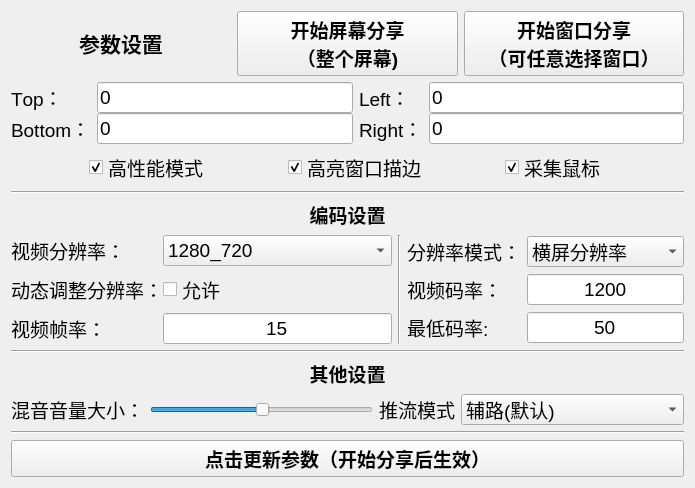
<?xml version="1.0" encoding="UTF-8"?>
<ui version="4.0">
 <class>TestScreenShareSettingDialog</class>
 <widget class="QDialog" name="TestScreenShareSettingDialog">
  <property name="geometry">
   <rect>
    <x>0</x>
    <y>0</y>
    <width>695</width>
    <height>458</height>
   </rect>
  </property>
  <property name="font">
   <font>
    <pointsize>14</pointsize>
    <kerning>false</kerning>
   </font>
  </property>
  <property name="windowTitle">
   <string>屏幕分享</string>
  </property>
  <layout class="QVBoxLayout" name="verticalLayout">
   <item>
    <layout class="QHBoxLayout" name="horizontalLayout_4">
     <item>
      <widget class="QLabel" name="areSetting">
       <property name="sizePolicy">
        <sizepolicy hsizetype="Expanding" vsizetype="Fixed">
         <horstretch>0</horstretch>
         <verstretch>0</verstretch>
        </sizepolicy>
       </property>
       <property name="font">
        <font>
         <pointsize>16</pointsize>
         <weight>75</weight>
         <italic>false</italic>
         <bold>true</bold>
         <kerning>false</kerning>
        </font>
       </property>
       <property name="text">
        <string>参数设置</string>
       </property>
       <property name="alignment">
        <set>Qt::AlignCenter</set>
       </property>
      </widget>
     </item>
     <item>
      <widget class="QPushButton" name="btSharingAllScreen">
       <property name="enabled">
        <bool>true</bool>
       </property>
       <property name="sizePolicy">
        <sizepolicy hsizetype="Expanding" vsizetype="Preferred">
         <horstretch>0</horstretch>
         <verstretch>0</verstretch>
        </sizepolicy>
       </property>
       <property name="font">
        <font>
         <pointsize>14</pointsize>
         <weight>75</weight>
         <bold>true</bold>
         <kerning>false</kerning>
        </font>
       </property>
       <property name="focusPolicy">
        <enum>Qt::NoFocus</enum>
       </property>
       <property name="text">
        <string>开始屏幕分享
（整个屏幕)</string>
       </property>
      </widget>
     </item>
     <item>
      <widget class="QPushButton" name="btSharingSelectedWindow">
       <property name="enabled">
        <bool>true</bool>
       </property>
       <property name="sizePolicy">
        <sizepolicy hsizetype="Expanding" vsizetype="Preferred">
         <horstretch>0</horstretch>
         <verstretch>0</verstretch>
        </sizepolicy>
       </property>
       <property name="font">
        <font>
         <pointsize>14</pointsize>
         <weight>75</weight>
         <bold>true</bold>
         <kerning>false</kerning>
        </font>
       </property>
       <property name="focusPolicy">
        <enum>Qt::NoFocus</enum>
       </property>
       <property name="text">
        <string>开始窗口分享
（可任意选择窗口）</string>
       </property>
      </widget>
     </item>
    </layout>
   </item>
   <item>
    <layout class="QGridLayout" name="gridLayout_2">
     <property name="verticalSpacing">
      <number>0</number>
     </property>
     <item row="2" column="0">
      <widget class="QLabel" name="label_21">
       <property name="text">
        <string>Bottom：</string>
       </property>
      </widget>
     </item>
     <item row="0" column="3">
      <widget class="QLineEdit" name="lineEtLeft">
       <property name="font">
        <font>
         <pointsize>14</pointsize>
         <kerning>false</kerning>
        </font>
       </property>
       <property name="focusPolicy">
        <enum>Qt::ClickFocus</enum>
       </property>
       <property name="text">
        <string>0</string>
       </property>
       <property name="readOnly">
        <bool>false</bool>
       </property>
       <property name="placeholderText">
        <string/>
       </property>
      </widget>
     </item>
     <item row="0" column="0">
      <widget class="QLabel" name="label_15">
       <property name="text">
        <string>Top：</string>
       </property>
      </widget>
     </item>
     <item row="0" column="1">
      <widget class="QLineEdit" name="lineEtTop">
       <property name="font">
        <font>
         <pointsize>14</pointsize>
         <kerning>false</kerning>
        </font>
       </property>
       <property name="focusPolicy">
        <enum>Qt::ClickFocus</enum>
       </property>
       <property name="text">
        <string>0</string>
       </property>
       <property name="readOnly">
        <bool>false</bool>
       </property>
       <property name="placeholderText">
        <string/>
       </property>
      </widget>
     </item>
     <item row="2" column="2">
      <widget class="QLabel" name="label_20">
       <property name="text">
        <string>Right：</string>
       </property>
      </widget>
     </item>
     <item row="2" column="3">
      <widget class="QLineEdit" name="lineEtRight">
       <property name="font">
        <font>
         <pointsize>14</pointsize>
         <kerning>false</kerning>
        </font>
       </property>
       <property name="focusPolicy">
        <enum>Qt::ClickFocus</enum>
       </property>
       <property name="text">
        <string>0</string>
       </property>
       <property name="readOnly">
        <bool>false</bool>
       </property>
       <property name="placeholderText">
        <string/>
       </property>
      </widget>
     </item>
     <item row="2" column="1">
      <widget class="QLineEdit" name="lineEtBottom">
       <property name="font">
        <font>
         <pointsize>14</pointsize>
         <kerning>false</kerning>
        </font>
       </property>
       <property name="focusPolicy">
        <enum>Qt::ClickFocus</enum>
       </property>
       <property name="text">
        <string>0</string>
       </property>
       <property name="readOnly">
        <bool>false</bool>
       </property>
       <property name="placeholderText">
        <string/>
       </property>
      </widget>
     </item>
     <item row="0" column="2">
      <widget class="QLabel" name="label_11">
       <property name="text">
        <string>Left：</string>
       </property>
      </widget>
     </item>
    </layout>
   </item>
   <item>
    <layout class="QHBoxLayout" name="horizontalLayout_2">
     <property name="spacing">
      <number>0</number>
     </property>
     <item>
      <spacer name="horizontalSpacer">
       <property name="orientation">
        <enum>Qt::Horizontal</enum>
       </property>
       <property name="sizeHint" stdset="0">
        <size>
         <width>0</width>
         <height>20</height>
        </size>
       </property>
      </spacer>
     </item>
     <item>
      <widget class="QCheckBox" name="cbEnableHighPerformance">
       <property name="enabled">
        <bool>true</bool>
       </property>
       <property name="sizePolicy">
        <sizepolicy hsizetype="Expanding" vsizetype="Fixed">
         <horstretch>0</horstretch>
         <verstretch>0</verstretch>
        </sizepolicy>
       </property>
       <property name="text">
        <string>高性能模式</string>
       </property>
       <property name="checked">
        <bool>true</bool>
       </property>
      </widget>
     </item>
     <item>
      <spacer name="horizontalSpacer_2">
       <property name="orientation">
        <enum>Qt::Horizontal</enum>
       </property>
       <property name="sizeHint" stdset="0">
        <size>
         <width>0</width>
         <height>20</height>
        </size>
       </property>
      </spacer>
     </item>
     <item>
      <widget class="QCheckBox" name="cnEnableHighLight">
       <property name="sizePolicy">
        <sizepolicy hsizetype="Expanding" vsizetype="Fixed">
         <horstretch>0</horstretch>
         <verstretch>0</verstretch>
        </sizepolicy>
       </property>
       <property name="text">
        <string>高亮窗口描边</string>
       </property>
       <property name="checked">
        <bool>true</bool>
       </property>
      </widget>
     </item>
     <item>
      <spacer name="horizontalSpacer_3">
       <property name="orientation">
        <enum>Qt::Horizontal</enum>
       </property>
       <property name="sizeHint" stdset="0">
        <size>
         <width>0</width>
         <height>20</height>
        </size>
       </property>
      </spacer>
     </item>
     <item>
      <widget class="QCheckBox" name="cbEnableCaptureMouse">
       <property name="sizePolicy">
        <sizepolicy hsizetype="Expanding" vsizetype="Fixed">
         <horstretch>0</horstretch>
         <verstretch>0</verstretch>
        </sizepolicy>
       </property>
       <property name="text">
        <string>采集鼠标</string>
       </property>
       <property name="checked">
        <bool>true</bool>
       </property>
      </widget>
     </item>
     <item>
      <spacer name="horizontalSpacer_4">
       <property name="orientation">
        <enum>Qt::Horizontal</enum>
       </property>
       <property name="sizeHint" stdset="0">
        <size>
         <width>0</width>
         <height>20</height>
        </size>
       </property>
      </spacer>
     </item>
    </layout>
   </item>
   <item>
    <widget class="Line" name="line">
     <property name="orientation">
      <enum>Qt::Horizontal</enum>
     </property>
    </widget>
   </item>
   <item>
    <widget class="QLabel" name="label_2">
     <property name="sizePolicy">
      <sizepolicy hsizetype="Minimum" vsizetype="Fixed">
       <horstretch>0</horstretch>
       <verstretch>0</verstretch>
      </sizepolicy>
     </property>
     <property name="font">
      <font>
       <pointsize>14</pointsize>
       <weight>75</weight>
       <bold>true</bold>
       <kerning>false</kerning>
      </font>
     </property>
     <property name="text">
      <string>编码设置</string>
     </property>
     <property name="alignment">
      <set>Qt::AlignCenter</set>
     </property>
    </widget>
   </item>
   <item>
    <layout class="QHBoxLayout" name="horizontalLayout_3" stretch="1,0,1">
     <item>
      <layout class="QGridLayout" name="gridLayout" columnstretch="0,0" columnminimumwidth="0,0">
       <property name="horizontalSpacing">
        <number>0</number>
       </property>
       <item row="0" column="0">
        <widget class="QLabel" name="label_5">
         <property name="text">
          <string>视频分辨率：</string>
         </property>
        </widget>
       </item>
       <item row="0" column="1">
        <widget class="QComboBox" name="comBVideoResolution">
         <property name="sizePolicy">
          <sizepolicy hsizetype="Expanding" vsizetype="Fixed">
           <horstretch>0</horstretch>
           <verstretch>0</verstretch>
          </sizepolicy>
         </property>
         <property name="focusPolicy">
          <enum>Qt::NoFocus</enum>
         </property>
         <property name="currentText">
          <string>1280_720</string>
         </property>
         <property name="currentIndex">
          <number>18</number>
         </property>
         <property name="maxVisibleItems">
          <number>5</number>
         </property>
         <item>
          <property name="text">
           <string>120_120   // 宽高比1:1</string>
          </property>
         </item>
         <item>
          <property name="text">
           <string>160_160</string>
          </property>
         </item>
         <item>
          <property name="text">
           <string>270_270</string>
          </property>
         </item>
         <item>
          <property name="text">
           <string>480_480</string>
          </property>
         </item>
         <item>
          <property name="text">
           <string>160_120   // 宽高比4:3</string>
          </property>
         </item>
         <item>
          <property name="text">
           <string>240_180</string>
          </property>
         </item>
         <item>
          <property name="text">
           <string>280_210</string>
          </property>
         </item>
         <item>
          <property name="text">
           <string>320_240</string>
          </property>
         </item>
         <item>
          <property name="text">
           <string>400_300</string>
          </property>
         </item>
         <item>
          <property name="text">
           <string>480_360</string>
          </property>
         </item>
         <item>
          <property name="text">
           <string>640_480</string>
          </property>
         </item>
         <item>
          <property name="text">
           <string>960_720</string>
          </property>
         </item>
         <item>
          <property name="text">
           <string>160_90     // 宽高比16:9</string>
          </property>
         </item>
         <item>
          <property name="text">
           <string>256_144</string>
          </property>
         </item>
         <item>
          <property name="text">
           <string>320_180</string>
          </property>
         </item>
         <item>
          <property name="text">
           <string>480_270</string>
          </property>
         </item>
         <item>
          <property name="text">
           <string>640_360</string>
          </property>
         </item>
         <item>
          <property name="text">
           <string>960_540</string>
          </property>
         </item>
         <item>
          <property name="text">
           <string>1280_720</string>
          </property>
         </item>
         <item>
          <property name="text">
           <string>1920_1080</string>
          </property>
         </item>
        </widget>
       </item>
       <item row="1" column="0">
        <widget class="QLabel" name="label_10">
         <property name="text">
          <string>动态调整分辨率：</string>
         </property>
        </widget>
       </item>
       <item row="1" column="1">
        <widget class="QCheckBox" name="enableAdjustRes">
         <property name="sizePolicy">
          <sizepolicy hsizetype="Expanding" vsizetype="Fixed">
           <horstretch>0</horstretch>
           <verstretch>0</verstretch>
          </sizepolicy>
         </property>
         <property name="text">
          <string>允许</string>
         </property>
        </widget>
       </item>
       <item row="2" column="0">
        <widget class="QLabel" name="label_8">
         <property name="text">
          <string>视频帧率：</string>
         </property>
        </widget>
       </item>
       <item row="2" column="1">
        <widget class="QLineEdit" name="lineEtvideoFps">
         <property name="sizePolicy">
          <sizepolicy hsizetype="Expanding" vsizetype="Fixed">
           <horstretch>0</horstretch>
           <verstretch>0</verstretch>
          </sizepolicy>
         </property>
         <property name="font">
          <font>
           <pointsize>14</pointsize>
           <kerning>false</kerning>
          </font>
         </property>
         <property name="focusPolicy">
          <enum>Qt::ClickFocus</enum>
         </property>
         <property name="text">
          <string>15</string>
         </property>
         <property name="alignment">
          <set>Qt::AlignCenter</set>
         </property>
         <property name="readOnly">
          <bool>false</bool>
         </property>
         <property name="placeholderText">
          <string/>
         </property>
        </widget>
       </item>
      </layout>
     </item>
     <item>
      <widget class="Line" name="line_2">
       <property name="sizePolicy">
        <sizepolicy hsizetype="Fixed" vsizetype="Preferred">
         <horstretch>0</horstretch>
         <verstretch>0</verstretch>
        </sizepolicy>
       </property>
       <property name="orientation">
        <enum>Qt::Vertical</enum>
       </property>
      </widget>
     </item>
     <item>
      <layout class="QGridLayout" name="gridLayout_3">
       <item row="0" column="0">
        <widget class="QLabel" name="label_6">
         <property name="text">
          <string>分辨率模式：</string>
         </property>
        </widget>
       </item>
       <item row="0" column="1">
        <widget class="QComboBox" name="comBResMode">
         <property name="sizePolicy">
          <sizepolicy hsizetype="Expanding" vsizetype="Fixed">
           <horstretch>0</horstretch>
           <verstretch>0</verstretch>
          </sizepolicy>
         </property>
         <property name="focusPolicy">
          <enum>Qt::NoFocus</enum>
         </property>
         <property name="currentIndex">
          <number>0</number>
         </property>
         <property name="maxVisibleItems">
          <number>2</number>
         </property>
         <item>
          <property name="text">
           <string>横屏分辨率</string>
          </property>
         </item>
         <item>
          <property name="text">
           <string>竖屏分辨率</string>
          </property>
         </item>
        </widget>
       </item>
       <item row="1" column="0">
        <widget class="QLabel" name="label_9">
         <property name="text">
          <string>视频码率：</string>
         </property>
        </widget>
       </item>
       <item row="1" column="1">
        <widget class="QLineEdit" name="lineEtVideoBitrate">
         <property name="font">
          <font>
           <pointsize>14</pointsize>
           <kerning>false</kerning>
          </font>
         </property>
         <property name="focusPolicy">
          <enum>Qt::ClickFocus</enum>
         </property>
         <property name="text">
          <string>1200</string>
         </property>
         <property name="alignment">
          <set>Qt::AlignCenter</set>
         </property>
         <property name="readOnly">
          <bool>false</bool>
         </property>
         <property name="placeholderText">
          <string/>
         </property>
        </widget>
       </item>
       <item row="2" column="0">
        <widget class="QLabel" name="label_12">
         <property name="text">
          <string>最低码率:</string>
         </property>
        </widget>
       </item>
       <item row="2" column="1">
        <widget class="QLineEdit" name="lineEtMinVideoFps">
         <property name="font">
          <font>
           <pointsize>14</pointsize>
           <kerning>false</kerning>
          </font>
         </property>
         <property name="focusPolicy">
          <enum>Qt::ClickFocus</enum>
         </property>
         <property name="text">
          <string>50</string>
         </property>
         <property name="alignment">
          <set>Qt::AlignCenter</set>
         </property>
         <property name="readOnly">
          <bool>false</bool>
         </property>
         <property name="placeholderText">
          <string/>
         </property>
        </widget>
       </item>
      </layout>
     </item>
    </layout>
   </item>
   <item>
    <widget class="Line" name="line_3">
     <property name="orientation">
      <enum>Qt::Horizontal</enum>
     </property>
    </widget>
   </item>
   <item>
    <widget class="QLabel" name="label">
     <property name="sizePolicy">
      <sizepolicy hsizetype="Preferred" vsizetype="Fixed">
       <horstretch>0</horstretch>
       <verstretch>0</verstretch>
      </sizepolicy>
     </property>
     <property name="font">
      <font>
       <pointsize>14</pointsize>
       <weight>75</weight>
       <bold>true</bold>
       <kerning>false</kerning>
      </font>
     </property>
     <property name="text">
      <string>其他设置</string>
     </property>
     <property name="alignment">
      <set>Qt::AlignCenter</set>
     </property>
    </widget>
   </item>
   <item>
    <layout class="QHBoxLayout" name="horizontalLayout">
     <item>
      <widget class="QLabel" name="sdkVersionLabel_3">
       <property name="sizePolicy">
        <sizepolicy hsizetype="Preferred" vsizetype="Fixed">
         <horstretch>0</horstretch>
         <verstretch>0</verstretch>
        </sizepolicy>
       </property>
       <property name="text">
        <string>混音音量大小：</string>
       </property>
      </widget>
     </item>
     <item>
      <widget class="QSlider" name="sliderScreenCaptureMixVolume">
       <property name="focusPolicy">
        <enum>Qt::NoFocus</enum>
       </property>
       <property name="value">
        <number>50</number>
       </property>
       <property name="orientation">
        <enum>Qt::Horizontal</enum>
       </property>
      </widget>
     </item>
     <item>
      <widget class="QLabel" name="label_7">
       <property name="sizePolicy">
        <sizepolicy hsizetype="Preferred" vsizetype="Fixed">
         <horstretch>0</horstretch>
         <verstretch>0</verstretch>
        </sizepolicy>
       </property>
       <property name="text">
        <string>推流模式</string>
       </property>
      </widget>
     </item>
     <item>
      <widget class="QComboBox" name="comBPushStreamMode">
       <property name="sizePolicy">
        <sizepolicy hsizetype="Expanding" vsizetype="Fixed">
         <horstretch>0</horstretch>
         <verstretch>0</verstretch>
        </sizepolicy>
       </property>
       <property name="focusPolicy">
        <enum>Qt::NoFocus</enum>
       </property>
       <property name="currentIndex">
        <number>0</number>
       </property>
       <property name="maxVisibleItems">
        <number>2</number>
       </property>
       <item>
        <property name="text">
         <string>辅路(默认)</string>
        </property>
       </item>
       <item>
        <property name="text">
         <string>主路(需停止本地预览)</string>
        </property>
       </item>
      </widget>
     </item>
    </layout>
   </item>
   <item>
    <widget class="Line" name="line_4">
     <property name="orientation">
      <enum>Qt::Horizontal</enum>
     </property>
    </widget>
   </item>
   <item>
    <widget class="QPushButton" name="btUpdateScreenSharing">
     <property name="sizePolicy">
      <sizepolicy hsizetype="Expanding" vsizetype="Fixed">
       <horstretch>0</horstretch>
       <verstretch>0</verstretch>
      </sizepolicy>
     </property>
     <property name="font">
      <font>
       <pointsize>14</pointsize>
       <weight>75</weight>
       <bold>true</bold>
       <stylestrategy>PreferDefault</stylestrategy>
       <kerning>true</kerning>
      </font>
     </property>
     <property name="focusPolicy">
      <enum>Qt::NoFocus</enum>
     </property>
     <property name="text">
      <string>点击更新参数（开始分享后生效）</string>
     </property>
     <property name="iconSize">
      <size>
       <width>0</width>
       <height>0</height>
      </size>
     </property>
    </widget>
   </item>
  </layout>
 </widget>
 <resources/>
 <connections/>
</ui>
